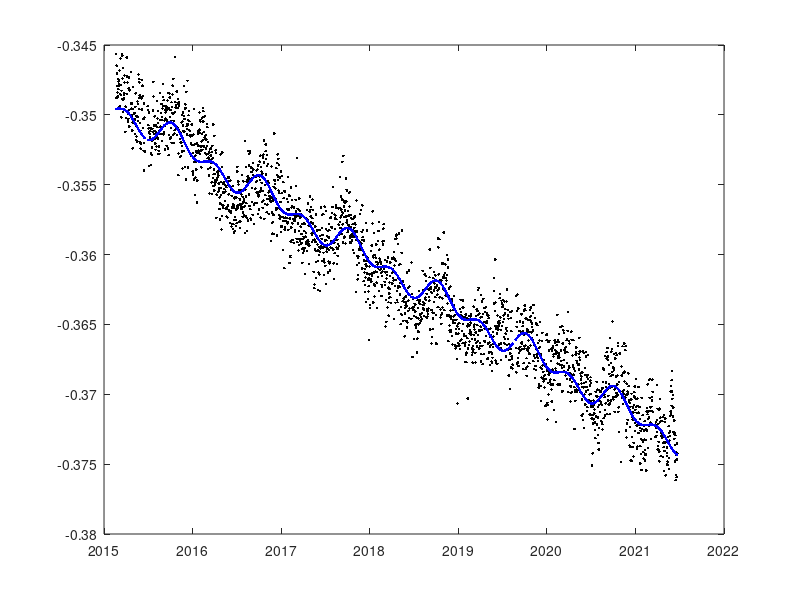
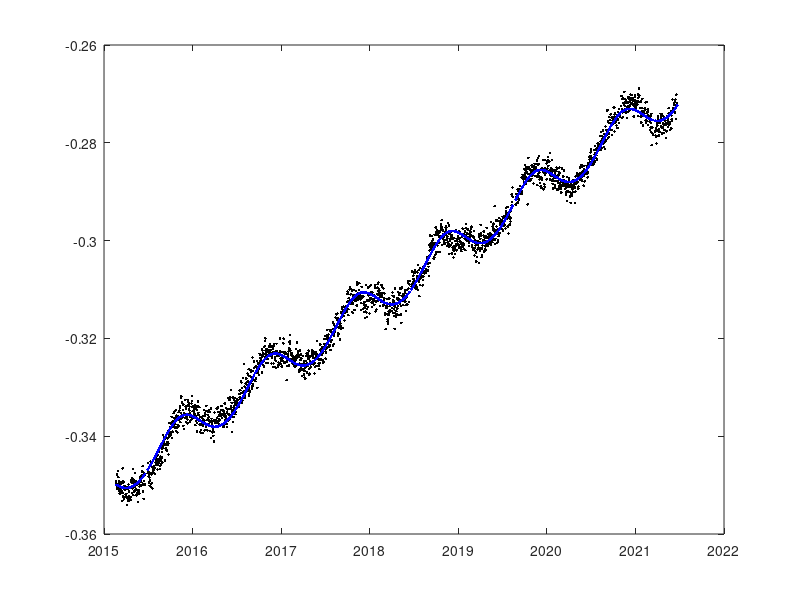
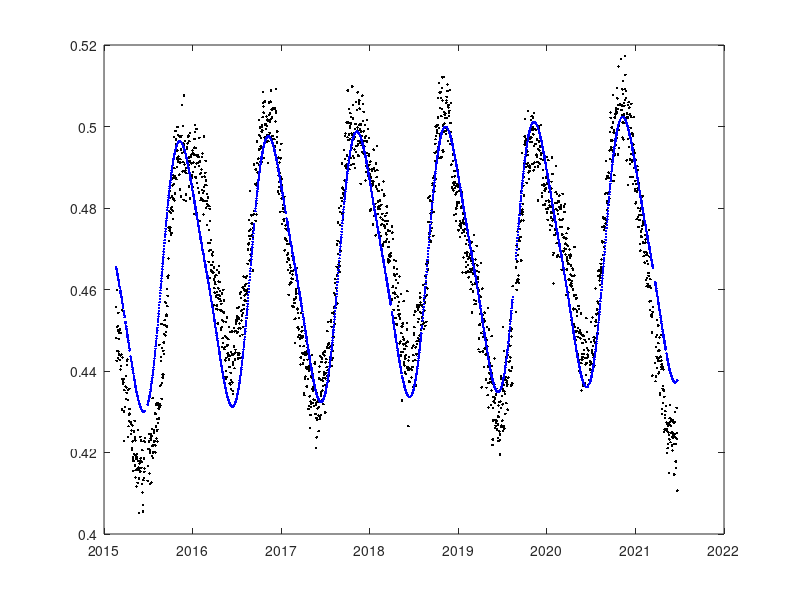

Reproduce these figures in MATLAB, in order.
%Lista de exercicio 01
clear
clc

Dados = importdata('AMUA.txt','\t');
t = Dados.data(:,1);
e = Dados.data(:,2);
n = Dados.data(:,3);
u = Dados.data(:,4);
dpe = Dados.data(:,5);
dpn = Dados.data(:,6);
dpu = Dados.data(:,7);

k=1;
d=zeros(length(t)*3,1);
W=zeros(length(t)*3,length(t)*3); %Matriz Peso - W
G=zeros(length(t)*3,18); %matriz dos coeficientes
var_d=zeros(length(t)*3,1); %Variancia dos dados obsevados

for i=1:length(t)
  d(k,1) = e(i,1);
  d(k+1,1) = n(i,1);
  d(k+2,1) = u(i,1);

  var_d(k,1) = dpe(i,1).^2;
  var_d(k+1,1) = dpn(i,1).^2;
  var_d(k+2,1) = dpu(i,1).^2;

  G(k,:) = [1 0 0 t(i,1)-t(1,1) 0 0 cos(2*pi*t(i,1)) 0 0 sin(2*pi*t(i,1)) 0 0 cos(4*pi*t(i,1)) 0 0 sin(4*pi*t(i,1)) 0 0];
  G(k+1,:) = [0 1 0 0 t(i,1)-t(1,1) 0 0 cos(2*pi*t(i,1)) 0 0 sin(2*pi*t(i,1)) 0 0 cos(4*pi*t(i,1)) 0 0 sin(4*pi*t(i,1)) 0 ];
  G(k+2,:) = [0 0 1 0 0 t(i,1)-t(1,1) 0 0 cos(2*pi*t(i,1)) 0 0 sin(2*pi*t(i,1)) 0 0 cos(4*pi*t(i,1)) 0 0 sin(4*pi*t(i,1))];

  W(k:k+2,k:k+2) = [1/var_d(k,1) 0 0;0 1/var_d(k+1,1) 0;0 0 1/var_d(k+2,1)];

  k=k+3;
end

Var_pri=1;
N=length(G(:,1)); %Numero de observacoes
M=length(G(1,:)); %Numero de parametros

m = (G'*W*G)^-1*(G'*W*d); %vetor dos parametros

dcalc=G*m; %Vetor dos dados calculados
erro=dcalc-d; %Vetor dos erros

VarPos=(erro'*W*erro)/(N-M); %Variancia a posteriori
Var_m=VarPos*(G'*W*G)^-1; %Variancia dos parametrods estimados
Dp_m = diag(Var_m).^0.5; %Desvio padrao dos parametros estimados

k = 1;
for i=1:length(t)
  ec(i, 1) = dcalc(k, 1);
  nc(i, 1) = dcalc(k +1 , 1);
  uc(i, 1) = dcalc(k + 2, 1);
  k=k+3;
end

printf("Deslocamento leste: %d milimetros\n", m(4)*1000);
printf("Deslocamento norte: %d milimetros\n", m(5)*1000);
printf("Deslocamento vertical: %d milimetros\n", m(6)*1000);

figure 
plot(t,e,'.k');
hold on;
plot(t, ec, '.b');

figure 
plot(t,n,'.k');
hold on;
plot(t, nc, '.b');

figure 
plot(t,u,'.k');
hold on;
plot(t, uc, '.b');
waitfor(gcf);

